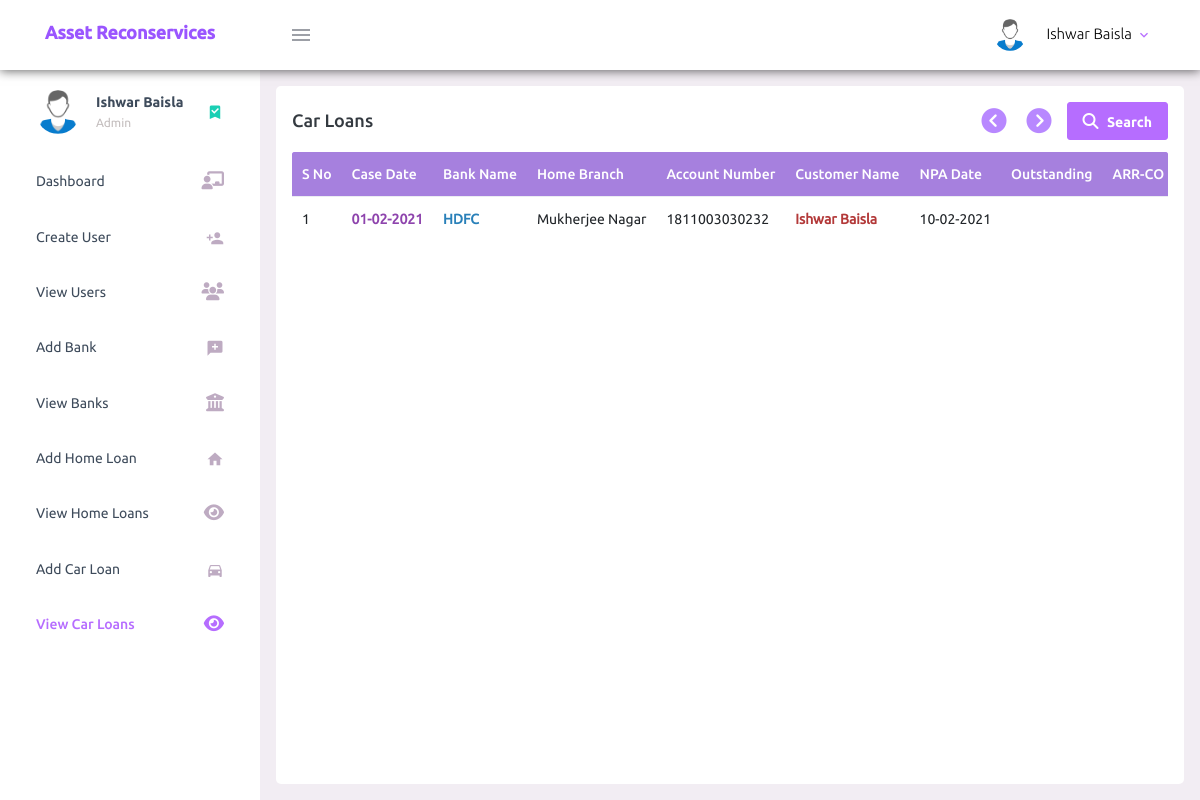
The app's page /view-car-loans.php (signed in) with its own data.
### tables this page shows
CREATE TABLE `car_loan` (
  `car_loan_cid` int(11) NOT NULL,
  `case_date` date NOT NULL,
  `bank_name` varchar(200) NOT NULL,
  `home_branch` varchar(200) NOT NULL,
  `account_number` varchar(200) NOT NULL,
  `customer_name` varchar(200) NOT NULL,
  `npa_date` date NOT NULL,
  `outstanding` varchar(200) NOT NULL,
  `arr_co_nd` varchar(200) NOT NULL,
  `notice13_sent_on` date NOT NULL,
  `principal_outstanding` varchar(200) NOT NULL,
  `bounce_charges` varchar(200) NOT NULL,
  `overdue_charges` varchar(200) NOT NULL,
  `other_charges` varchar(200) NOT NULL,
  `loan_emi_amount` varchar(200) NOT NULL,
  `no_of_emi_outstanding` int(11) NOT NULL,
  `reg_no` varchar(200) NOT NULL,
  `residence_address` varchar(200) NOT NULL,
  `residence_contact_no` varchar(200) NOT NULL,
  `office_address` varchar(200) NOT NULL,
  `office_contact_no` varchar(200) NOT NULL,
  `make` varchar(200) NOT NULL,
  `engine_no` varchar(200) NOT NULL,
  `chassis_no` varchar(200) NOT NULL,
  `tenure` varchar(200) NOT NULL,
  `co_applicant_name` varchar(200) NOT NULL,
  `co_applicant_mobile` varchar(200) NOT NULL,
  `co_applicant_address` varchar(200) NOT NULL,
  `employer_name` varchar(200) NOT NULL,
  `employer_mobile` varchar(200) NOT NULL,
  `employer_address` varchar(200) NOT NULL,
  `amount_recovered` varchar(200) NOT NULL,
  `bill_raised` varchar(200) NOT NULL,
  `payment_received` varchar(200) NOT NULL,
  `approved` tinyint(4) NOT NULL,
  `case_status` tinyint(4) NOT NULL
);

### view-car-loans.php (the view, shortened to what this page needs)
<?php
    require_once('connection.php');
    $db_error = '';
    $result_array = array();
    $control = 0;
    $error_occured = 0;
    if($error_occured || !$control){
      $sql = "SELECT * FROM car_loan";
      $result = $conn->query($sql);
      if($conn->error != ''){
          $_SESSION['error_msg'] = 'Something went wrong!';
          $db_error = $conn->error;
      }
      else if($result->num_rows == 0){
          $_SESSION['note_msg'] = 'Add a Car Loan';
          header('Location: car-loan.php');
          exit;
      }
      else{
        while($row = $result->fetch_assoc()){
          array_push($result_array, $row);
        }
      }
    }
?>
<!DOCTYPE html>
<html lang="en">
  <head>
    <?php require 'includes/layout.php'; ?>
  </head>
  <body>
    <div class="container-scroller">
      <?php require 'includes/dashboard-header.php'; ?>
      <div class="container-fluid page-body-wrapper">
        <?php require 'includes/side-navigation.php'; ?>
        <div class="main-panel">
          <div class="content-wrapper">
            <div class="row ht-100">
              <div class="col-lg grid-margin stretch-card mb-0">
                <div class="card">
                  <div class="card-body set-table-height">
                    <h4 class="card-title form-inline justify-content-between">
                    Car Loans
                    <div class="form-inline">
                      <div class="table-scroll-btn-container">
                        <?php if(sizeof($result_array) > 0){ ?>
                        <div class="table-scroll-btn">
                          <span id="scroll-to-left-end-of-div">
                              <i  class="fas fa-chevron-circle-left"></i>
                          </span>
                          <span id="scroll-to-right-end-of-div" >
                              <i class="fas fa-chevron-circle-right"></i>
                          </span>
                        </div>
                        <?php } ?>
                      </div>
                      <?php if(sizeof($result_array) > 0){ ?>
                      <button id="show-search-popup" class="btn btn-primary">
                          <i class="fas fa-search"></i>
                          Search
                      </button>
                      <?php } ?>
                    </div>
                    </h4>
                    <div class="table-container">
                    <?php if($db_error == ''){ ?>
                        <?php if(sizeof($result_array) > 0){ ?>
                            <table class="table table-hover">
                              <thead>
                                <tr>
                                  <th>S No</th>
                                  <th>Case Date</th>
                                  <th>Bank Name</th>
                                  <th>Home Branch</th>
                                  <th>Account Number</th>
                                  <th>Customer Name</th>
                                  <th>NPA Date</th>
                                  <th>Outstanding</th>
                                  <th>ARR-CO ND</th>
                                </tr>
                              </thead>
                            <tbody>
                            <?php
                                $serial_no = 1;
                                foreach ($result_array as $car_loan){
                                    $date = $car_loan['case_date'];
                                    $case_date = new DateTime($date);
                                    $date = $car_loan['npa_date'];
                                    $npa_date = new DateTime($date);
                                    ?>
                                    <tr>
                                      <td><?php echo $serial_no; ?></td>
                                      <td class="case-date"><?php echo $car_loan['case_date']!= '0000-00-00'? $case_date->format('d-m-Y') : '-'; ?></td>
                                      <td class="bank"><?php echo $car_loan['bank_name']; ?></td>
                                      <td><?php echo $car_loan['home_branch']; ?></td>
                                      <td><?php echo $car_loan['account_number']; ?></td>
                                      <td class="borrower text-capitalize"><?php echo $car_loan['customer_name']; ?></td>
                                      <td><?php echo $car_loan['npa_date']!= '0000-00-00'? $npa_date->format('d-m-Y') : '-'; ?></td>
                                      <td><?php echo $car_loan['outstanding']; ?></td>
                                      <td><?php echo $car_loan['arr_co_nd']; ?></td>
                                    </tr>
                                    <?php
                                    $serial_no += 1;
                                }
                            ?>
                            </tbody>
                            </table>
                        <?php } ?>
                    <?php } ?>
                    </div>
                  </div>
                </div>
              </div>
            </div>
          </div>
        </div>
      </div>
    </div>
  </body>
</html>

### records on screen
car_loan: case_date "01-02-2021", bank_name "HDFC", home_branch "Mukherjee Nagar", account_number "1811003030232", customer_name "Ishwar Baisla", npa_date "10-02-2021"

### other values on screen
$_SESSION['user_full_name'] "Ishwar Baisla"
